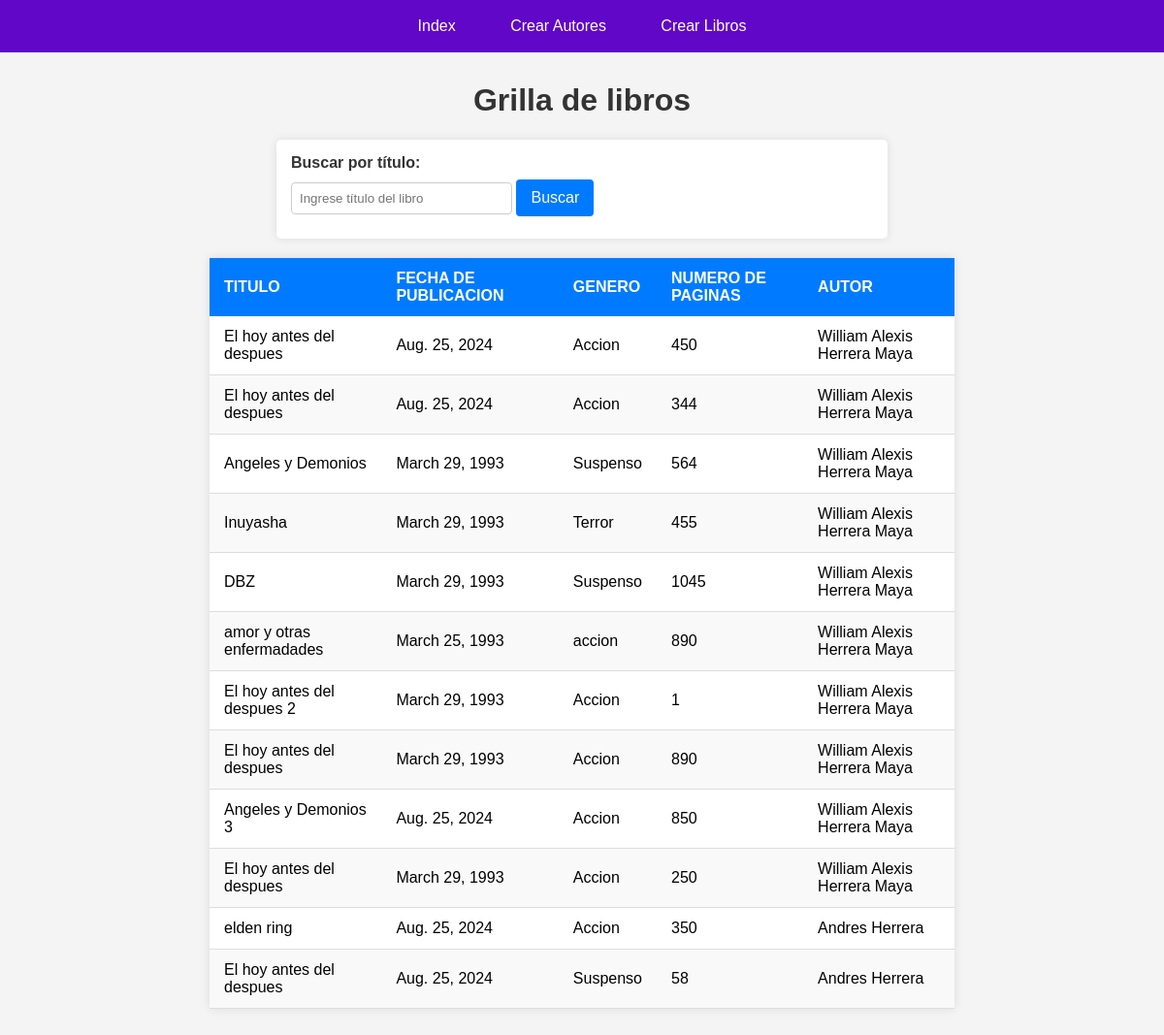
The page /libreria/ on the database as committed earlier.
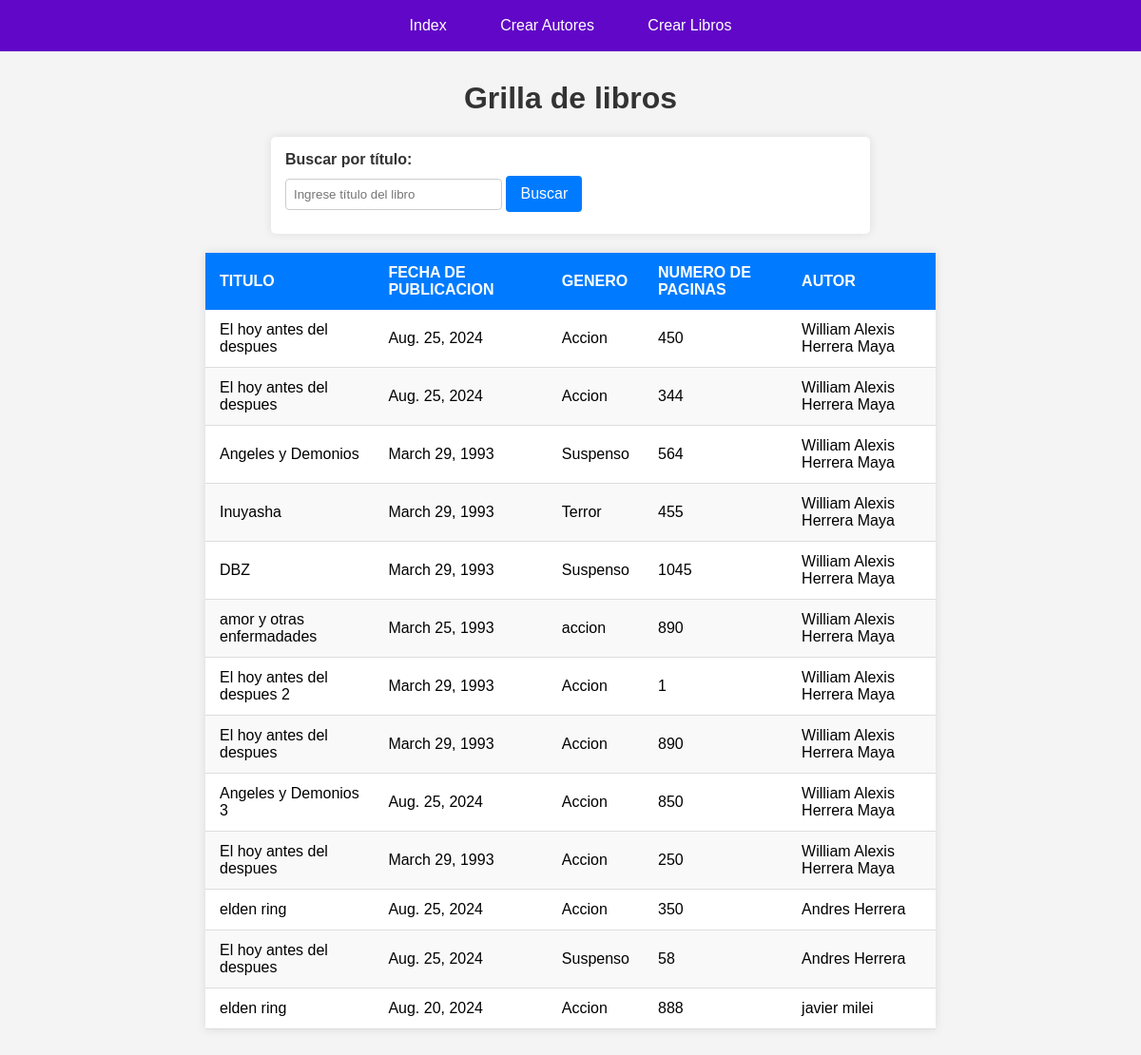
The same page on the database as committed later.
### libreriaApp/models.py (models this page shows, shortened)
class Libro(models.Model):
    titulo = models.CharField(max_length=50)
    ano = models.DateField()
    genero = models.CharField(max_length=50)
    numeroPaginas = models.IntegerField()
    autor = models.ForeignKey(Autor, on_delete=models.CASCADE)

class Autor(models.Model):
    rut = models.CharField(max_length=10)
    nombreAutor = models.CharField(max_length=50)
    fechaNacimiento = models.DateField()
    email = models.EmailField()
    def __str__(self):
        return self.nombreAutor

### libreriaApp/views.py (the view)
# urls.py: path('', views.inicio, name='inicio'),
def inicio(request):
    libros = Libro.objects.all()
    return render(request, 'libreriaApp/index.html', {'libros': libros})

### libreriaApp/templates/libreriaApp/index.html (shortened to what this page needs)
{% load static %}
<!DOCTYPE html>
<html lang="en">
<head>
    <link rel="stylesheet" href="{% static 'css/styles.css' %}">
</head>
<body>
    {% include 'libreriaApp/navBar.html' %}
    <div>
        <h1>Grilla de libros</h1>
        <form action="{% url 'buscarLibro' %}" method="POST">
            <label for="busqueda">Buscar por título:</label>
            <input type="text" name="busqueda" id="busqueda" placeholder="Ingrese título del libro">
            <button type="submit">Buscar</button>
        </form>
        <table>
            <thead>
                <tr>
                    <th>Titulo</th>
                    <th>Fecha de Publicacion</th>
                    <th>Genero</th>
                    <th>Numero de Paginas</th>
                    <th>autor</th>
                </tr>
            </thead>
            <tbody>
                {% for libro in libros %}
                    <tr>
                        <td>{{ libro.titulo }}</td>
                        <td>{{ libro.ano }}</td>
                        <td>{{ libro.genero }}</td>
                        <td>{{ libro.numeroPaginas }}</td>
                        <td>{{ libro.autor }}</td>
                    </tr>
                {% endfor %}
            </tbody>
        </table>
    </div>
</body>
</html>

Rows that differ between the two databases and show on the page:
added Libro: titulo "elden ring", ano "Aug. 20, 2024", genero "Accion", numeroPaginas "888", autor "javier milei"
